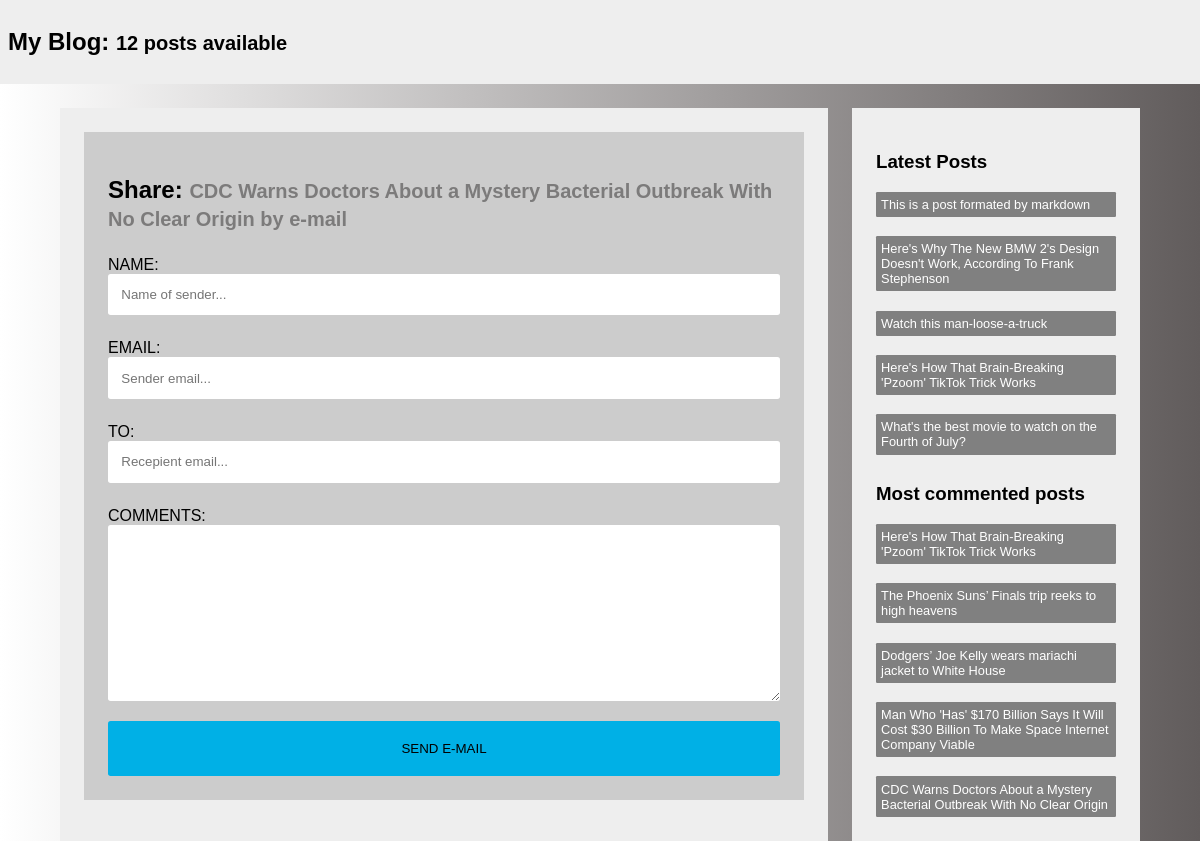
/blog/2/share/, run on the app's committed database.
### blog/models.py (models this page shows, shortened)
class Post(models.Model):
    STATUS_CHOICES = (
        ('draft', 'Draft'), ('published', 'Published'),
    )
    title = models.CharField(max_length=200)
    slug = models.SlugField(max_length=250, unique_for_date='publish') # Publish here refers to the publish field
    author = models.ForeignKey(User,  on_delete=models.CASCADE, related_name='blog_posts')
    body = models.TextField()
    publish = models.DateTimeField(default=timezone.now)
    created = models.DateTimeField(auto_now_add=True) # auto_now_add, updates with time and date at the creation of the record
    updated = models.DateTimeField(auto_now=True) #  Updates whenever Model.save() is called
    status = models.CharField(max_length=10, choices=STATUS_CHOICES, default='draft')
    tags = TaggableManager()
    class Meta:
        ordering = ('-publish',)
    objects = models.Manager() # Ths is the default manager, accessed via Post.objects
    published = PublishedManager() # Post.published
    def get_absolute_url(self):
        return reverse('blog:post_detail', args=[ self.publish.year,
                                                self.publish.month,
                                                self.publish.day,
                                                self.slug ])

### blog/views.py (the view)
# urls.py: path('<int:post_id>/share/', views.post_share, name='post_share'),
def post_share(request, post_id):
    post = get_object_or_404(Post, id=post_id, status='published')
    sent = False
    if request.method == 'POST':
        form = EmailPostForm(request.POST) # Create a form object
        if form.is_valid():
            cd = form.cleaned_data
            post_url = request.build_absolute_uri(post.get_absolute_url())
            subject = f"{cd['name']} reccomends you read blog post: {post.title}"
            message = f"Read {post.title} at {post_url} \n" \
                        f"{cd['name']}'s commented {cd['comments']}"
            '''
            send_mail() function takes several parameters
            > SUBJECT
            > MESSAGE
            > SENDER
            > LIST OF RECEPIENTS
            > fail_silently = bool
            '''
            send_mail(subject, message, "bigballs@admin.com", [cd['to'], ])
            sent = True
    else:
        form = EmailPostForm()
    return render(request, 'blog/post/share.html', {'post':post, 'form':form, 'sent':sent})

### blog/forms.py
class EmailPostForm(forms.Form):
    name =  forms.CharField(max_length=25, widget=forms.TextInput(
                attrs={'placeholder': "Name of sender..."}))
    email = forms.EmailField(widget=forms.TextInput(
                attrs={'placeholder': "Sender email..."}))
    to = forms.EmailField(widget=forms.TextInput(
                attrs={'placeholder': "Recepient email..."}))
    comments = forms.CharField(required=False, widget=forms.Textarea)

### blog/models.py (called while the page is built)
    def get_queryset(self):
        return super(PublishedManager, self).get_queryset().filter(status='published')

### blog/templatetags/blog_tags.py (called while the page is built)
@register.simple_tag # Register the function as a simple tag
def total_posts():
    return Post.published.count()

@register.inclusion_tag('blog/post/latest_posts.html')
def show_latest_posts(count=5):
    latest_posts = Post.published.order_by('-publish')[:count]
    return {
        'latest_posts': latest_posts
    }

@register.simple_tag
def most_commented_post(count = 5):
    return Post.published.annotate(total_comment = Count("comments")).order_by('-total_comment')[:count]

### blog/templates/blog/post/share.html (shortened to what this page needs)
{% extends 'blog/base.html' %}
{% block content %}
    {% if sent %}
    <div class="form-tile">
        <h1>Email successfully sent</h1>
        <p>
            "{{ post.title }}" was successfully sent to {{ form.cleaned_data.to }}.
        </p>
    </div>
    {% else %}
        <div class="form-tile form">
            <h2>Share: <small class="form-small">{{ post.title }} by e-mail</small></h1>
            <form method="post">
                {{ form.as_p }}
                <input type="submit" value= "Send e-mail"/>
            </form>
        </div>
    {% endif %}
{% endblock content %}

### blog/templates/blog/base.html (shortened to what this page needs)
{% load blog_tags %}
{% load static %}
<!DOCTYPE html>
<html>
    <head>
        {% block style %}
            <link rel="stylesheet" href="{% static "css/styles.css" %}">
        {% endblock style %}
    </head>
    <body>
        <header>
            <h2>
                <a class="header-text" href="{% url 'blog:post_list' %}">
                    My Blog: <small> {% total_posts %} posts available</small>
                </a>
            </h2>
        </header>
        <div class="container">
            <div class="content tile">
                {% block content %}
                {% endblock content %}
            </div>
            <div class="sidebar tile">
                {% block sidebar %}
                    {% show_latest_posts %}
                    <h3>Most commented posts</h3>
                    {% most_commented_post as comment_posts %}
                    {% for cpost in comment_posts %}
                        <a href="{{ cpost.get_absolute_url }}" class="sidebar-link">{{ cpost.title }}</a>
                    {% endfor %}
                {% endblock sidebar %}
            </div>
        </div>
    </body>
</html>

### blog/templates/blog/post/latest_posts.html
<h3>Latest Posts</h3>
{% for post in latest_posts %}
    <a href="{{ post.get_absolute_url }}" class="sidebar-link">
        {{ post.title }}
    </a>
{% endfor %}

### blog/static/css/styles.css (style rules this page uses)
:root { box-sizing: border-box; }
body * + * { margin-top: 1.5em; }
body { margin: 0; padding: 0; font-family: Arial Arial, Helvetica, sans-serif; background-color: white; background: rgb(2,0,36); background: linear-gradient(90deg, rgba(2,0,36,1) 0%, rgba(255,255,255,1) 0%, rgba(97,92,92,1) 100%); }
header { color:black; background-color: #eee; padding: 0.5em; font-weight:bold; }
.header-text { color:black; text-decoration: none; }
.container { max-width: 1080px; margin: 0 auto; display: flex; margin-top: 1.5em; }
.tile { background-color: #eee; padding: 1.5em; }
.container > * + * { margin-left: 1.5em; }
.content { flex: 3 }
.sidebar { flex:1; margin-top: 0; }
.form-tile { background-color: rgb(204, 204, 204); padding: 1.5em; }
label { display: block; text-transform: uppercase; margin: 0 }
input, textarea { width: 100%; margin: 0; padding: 1em; border-radius: 0.2em; display: inline-block; border: 0 }
input[type=submit] { text-transform: uppercase; background-color:rgb(0, 176, 230); color: black; padding: 1.5em; display: block; cursor: pointer; border: 0; }
.form-small { color: rgba(71, 70, 70, 0.603); }
.sidebar-link { display: block; text-decoration: none; font-size: 0.8rem; background-color: grey; color:white; padding: 0.4em; border-radius: 0.1em; text-decoration: none; cursor: pointer; }

### data on the page
Post: title "CDC Warns Doctors About a Mystery Bacterial Outbreak With No Clear Origin"
Post: title "This is a post formated by markdown"
Post: title "Here's Why The New BMW 2's Design Doesn't Work, According To Frank Stephenson"
Post: title "Watch this man-loose-a-truck"
Post: title "Here's How That Brain-Breaking 'Pzoom' TikTok Trick Works"
Post: title "What's the best movie to watch on the Fourth of July?"
Post: title "The Phoenix Suns’ Finals trip reeks to high heavens"
Post: title "Dodgers’ Joe Kelly wears mariachi jacket to White House"
Post: title "Man Who 'Has' $170 Billion Says It Will Cost $30 Billion To Make Space Internet Company Viable"
